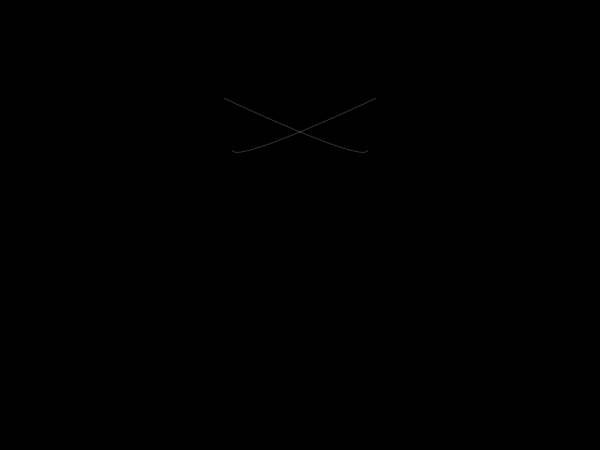
Frame 1 (no input)
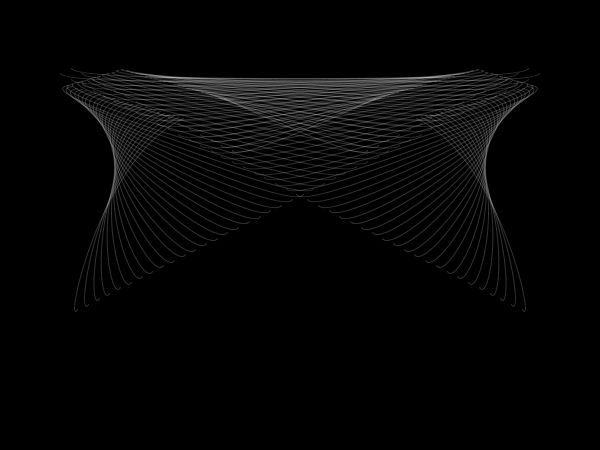
Frame 60 (the mouse pressed at the canvas centre just before this capture)
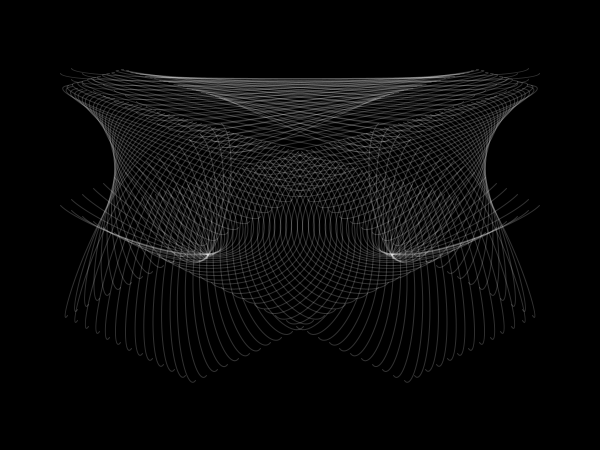
Frame 120 (the mouse held since frame 60 and released just before this capture)

The Processing sketch that drew these frames (run headless with seeded random() and noise(); from frame 60 on, the mouse is pressed at the canvas centre):

// Processing sketch: processing_44236
// ── processing_44236.pde

void setup()
{
  size(600, 450); 
  background(0); 
  smooth(); 
  
  xCenter = width/2;
  yCenter = height/2;
  
  pt1 = new BezierPoint();
  pt2 = new BezierPoint();
}

int saveCounter=1;
BezierPoint pt1;
BezierPoint pt2;
boolean pointSymmetry = false;
float xCenter, yCenter;

void draw()
{
  stroke(255, 255, 255, 50);
  noFill();
  
  float armX1 = pt1.getXForArm();
  float armX2 = pt2.getXForArm();
  float armY1 = pt1.getYForArm();
  float armY2 = pt2.getYForArm();
  
  //draw the 'primary' curve
  bezier(pt1.x,  pt1.y, armX1, armY1, armX2, armY2, pt2.x, pt2.y);
  
  //now, draw the reflected curve
  if(pointSymmetry)
    bezier(xCenter + (xCenter-pt1.x), yCenter + (yCenter-pt1.y), xCenter + (xCenter-armX1), yCenter + (yCenter-armY1), xCenter + (xCenter-armX2), yCenter + (yCenter-armY2), xCenter + (xCenter-pt2.x), yCenter + (yCenter-pt2.y));
  else
    bezier(xCenter + (xCenter-pt1.x),  pt1.y, xCenter + (xCenter-armX1), armY1, xCenter + (xCenter-armX2), armY2, xCenter + (xCenter-pt2.x), pt2.y);
  
  pt1.increment();
  pt2.increment();
}

void clearImage()
{
  fill(0);
  noStroke();
  rect(0,0,width, height);
}

void keyPressed()
{
  if(key == 's')
  {
    pointSymmetry = ! pointSymmetry;
    clearImage();
  }
  else
  {
    //save("output_" + saveCounter++ + ".png");
  }
}

void mouseClicked()
{
  clearImage();
  pt1.reinitializeIncrementers();
  pt2.reinitializeIncrementers();
}

         
            
class BezierPoint
{
  float x, y, xDelta, yDelta;
  float angle;
  float angleDelta;
  float armDistance;
  float armDelta;
  float margin=70;
  
  BezierPoint()
  {
    x = (margin + random(width-(2*margin)));
    y = (margin + random(height-(2*margin)));
    angle = random(360);
    armDistance = random(60);
    
    reinitializeIncrementers();
  }
  
  void reinitializeIncrementers()
  {
    xDelta = (random(30)-15);
    yDelta = (random(30)-15);
    angleDelta = random(6)-3;
    armDelta = random(4)-2;
  }
  
  float getXForArm()
  {
    return x + (armDistance * sin(radians(angle)));
  }
  float getYForArm()
  {
    return y + (armDistance * cos(radians(angle)));
  }
  
  void increment()
  {
    x+=xDelta;
    y+=yDelta;
    angle+=angleDelta;
    armDistance+=armDelta;
    
    //check the bounds...
    if(x < (0+margin) || x > (width-margin))
      xDelta *= -1;
    if(y < (0+margin) || y > (height-margin))
      yDelta *= -1;
    if(abs(armDistance) > 200)
      armDelta *= -1;
      
    angle = angle %360;
  }
}    
                                
